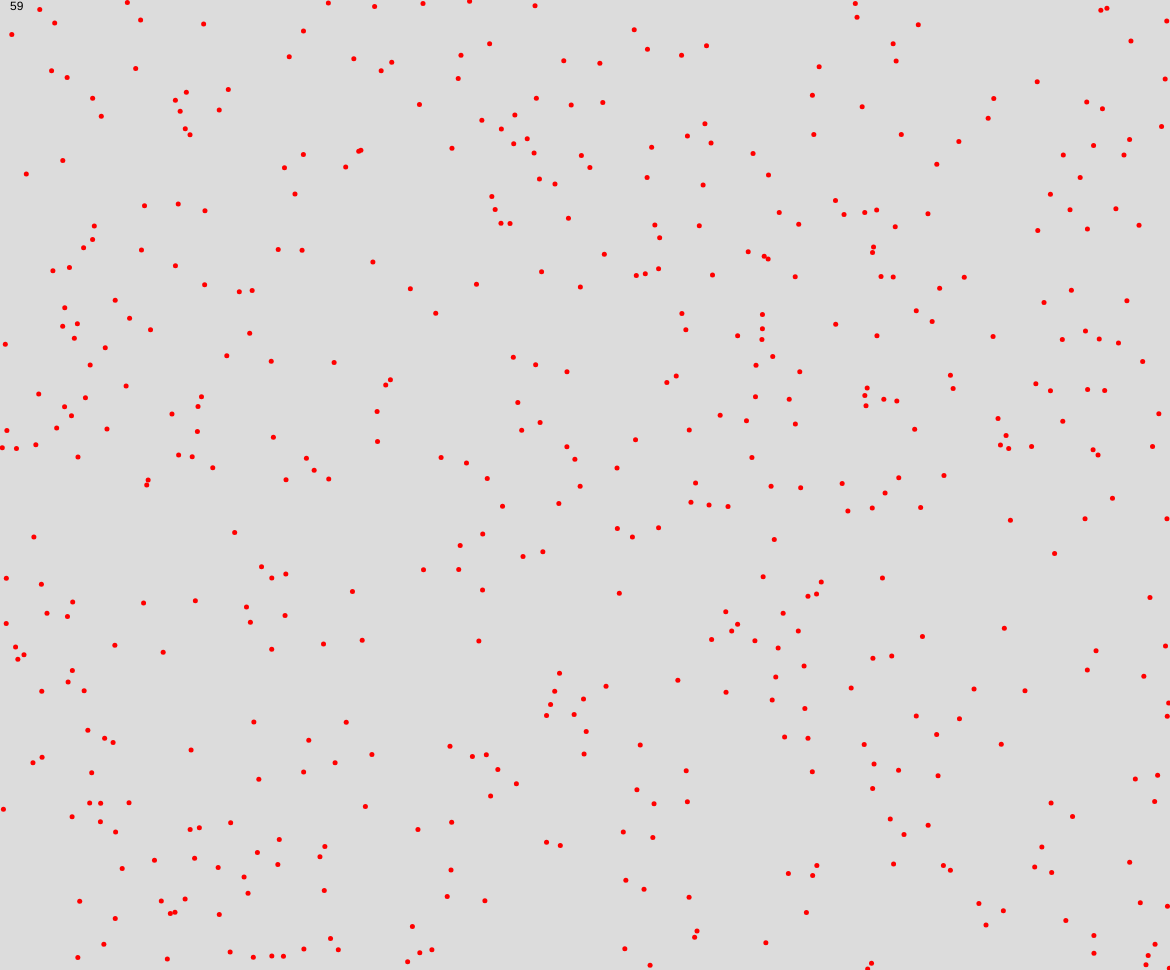
Frame 1 (no input)
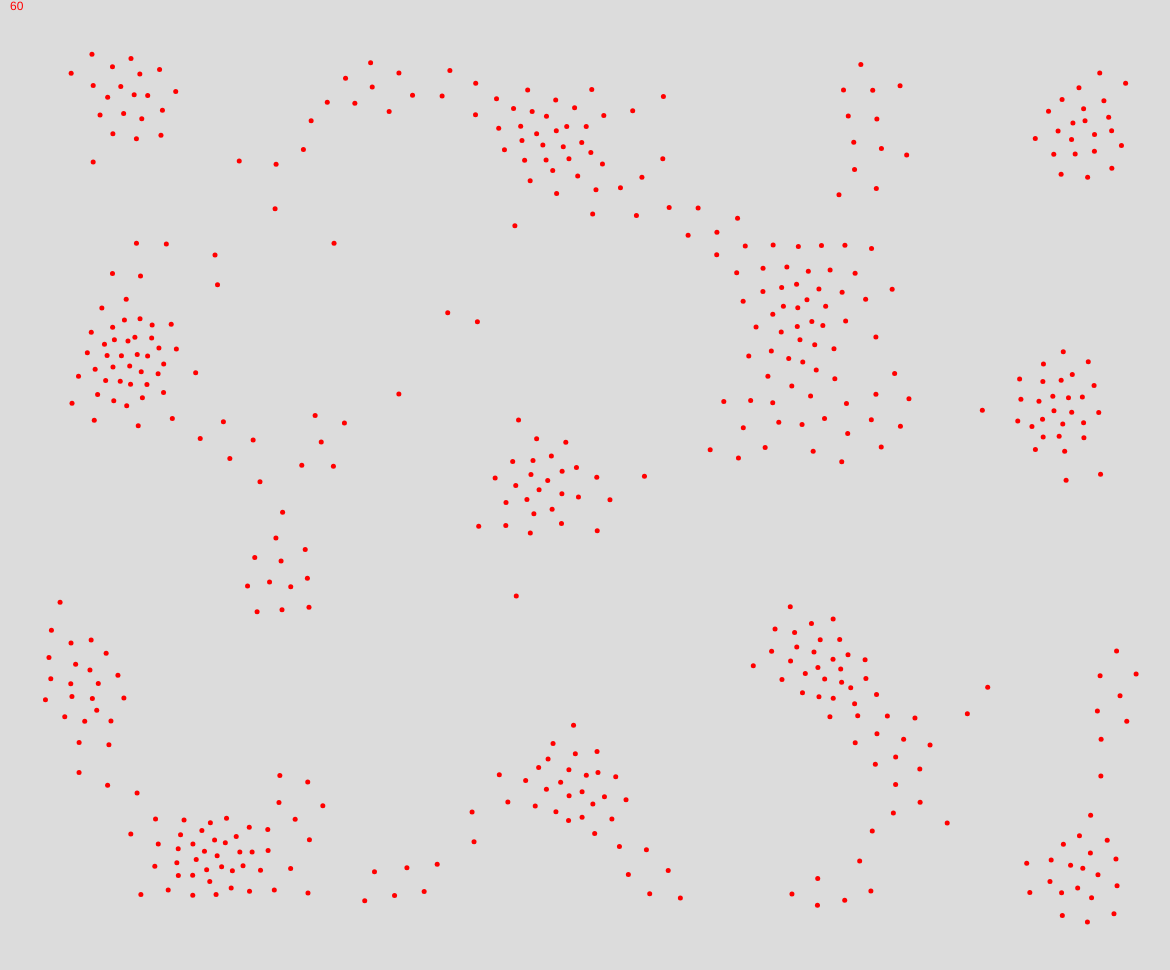
Frame 60 (no input)
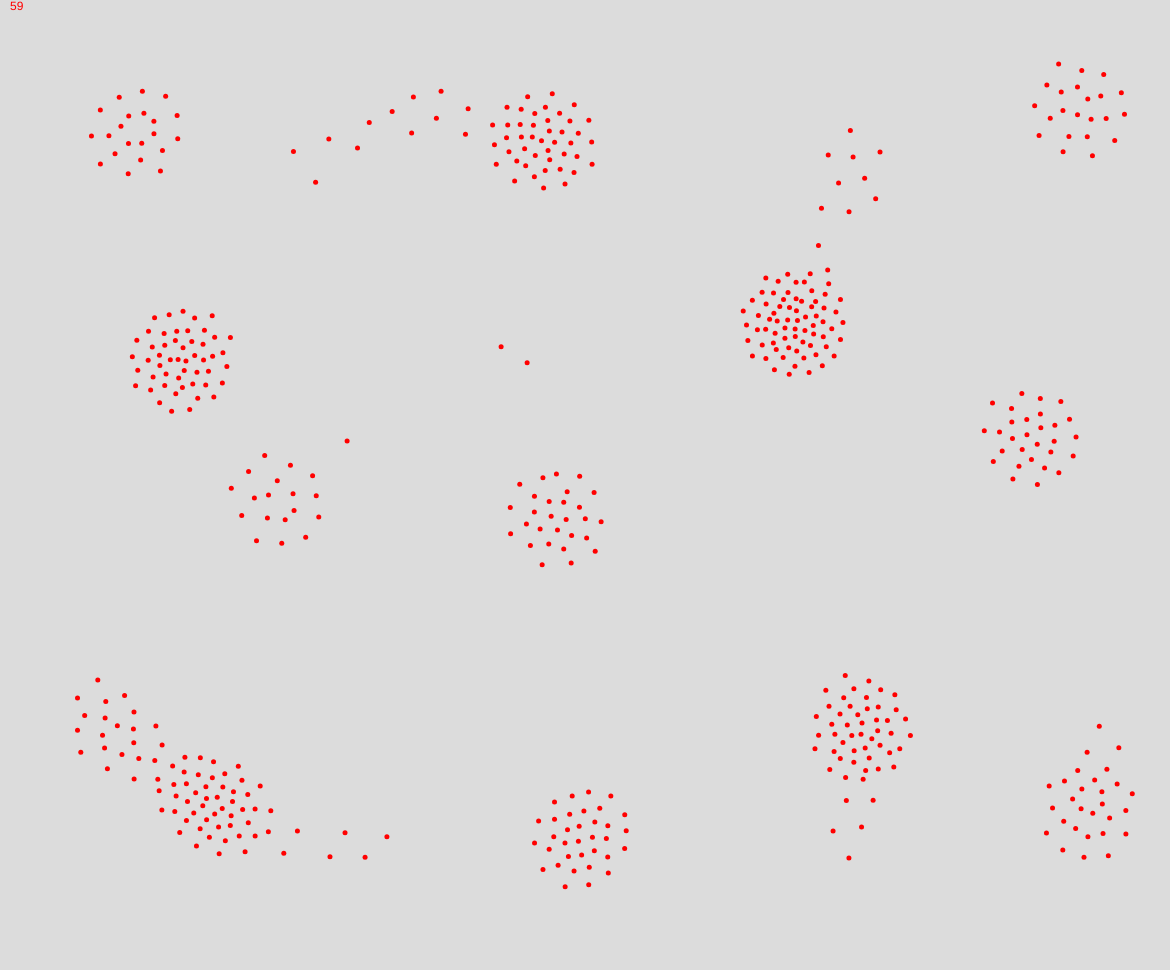
Frame 120 (the mouse pressed at the canvas centre since frame 60)

The p5.js sketch that drew these frames (run headless with seeded random() and noise() and a simulated clock; from frame 60 on, the mouse is pressed at the canvas centre):

// p5.js sketch
// ── sketch.js
let particles = []

function setup() {
  createCanvas(windowWidth - 30, windowHeight - 30);
  
  for(var i = 0; i < 500; i++) {
    particles[i] = new Particle('red');
  }
}

function windowResized() {
  resizeCanvas(windowWidth - 30, windowHeight - 30); // Adjust canvas size when the window is resized
}

function draw() {
  background(220);
  
  text(floor(frameRate()), 10, 10);
  
  for (let i = 0; i < particles.length; i++) {
    let p = particles[i];
    p.applyBorderRepulsion();
    for (let j = 0; j < particles.length; j++) {
      if (i !== j) {
        let other = particles[j];
        let distance = p5.Vector.dist(p.pos, other.pos);
        if (distance < 150) {
          p.repel(other);
        }
      }
    }
    p.update();
    p.show();
  }
}

class Particle {
  constructor(color){
    this.color = color;
    this.pos = createVector(random(width), random(height));
    this.vel = createVector(0, 0);
    this.accel = createVector(0, 0);
    this.size = 5;
  }
  
  applyForce(force) {
    this.accel.add(force);
  }
  
  repel(other) {
    let dir = p5.Vector.sub(other.pos, this.pos);
    let distance = dir.mag();

    if (distance === 0) return; // avoid self or exact overlap

    // Normalize direction
    dir.normalize();

    // Attraction when far apart
    if (distance > 30 && distance < 150) {
      let strength = map(distance, 30, 150, 0.05, 0.001); // stronger when closer (but not too close)
      dir.mult(strength);
      this.applyForce(dir);
    }

    // Repulsion when very close
    if (distance <= 30) {
      let strength = map(distance, 1, 30, 1, 0.05); // strong repulsion up close
      dir.mult(-strength); // repel
      this.applyForce(dir);
    }
  }
  
  applyBorderRepulsion() {
  let margin = 25;
  let strength = 1;

  // Left wall
  if (this.pos.x < margin) {
    let force = (1 - this.pos.x / margin) * strength;
    this.applyForce(createVector(force, 0));
  }

  // Right wall
  if (this.pos.x > width - margin) {
    let dist = width - this.pos.x;
    let force = (1 - dist / margin) * strength;
    this.applyForce(createVector(-force, 0));
  }

  // Top wall
  if (this.pos.y < margin) {
    let force = (1 - this.pos.y / margin) * strength;
    this.applyForce(createVector(0, force));
  }

  // Bottom wall
  if (this.pos.y > height - margin) {
    let dist = height - this.pos.y;
    let force = (1 - dist / margin) * strength;
    this.applyForce(createVector(0, -force));
  }
}
  
  update() {
    this.vel.add(this.accel);
    this.pos.add(this.vel);
    this.accel.mult(0)
    this.vel.limit(1)
    
    
    
    if (this.pos.x < 0 || this.pos.x > width) {
      this.vel.x *= -1;
      this.pos.x = constrain(this.pos.x, 0, width);
    }

    // Bounce off top or bottom
    if (this.pos.y < 0 || this.pos.y > height) {
      this.vel.y *= -1;
      this.pos.y = constrain(this.pos.y, 0, height);
    }
    
    
    /*
    
    if(this.pos.x < 0) this.pos.x = width
    if(this.pos.x > width) this.pos.x = 0
    
    if(this.pos.y < 0) this.pos.y = height
    if(this.pos.y > height) this.pos.y = 0
    */
  }

  show() {
    noStroke();
    fill(this.color);
    circle(this.pos.x, this.pos.y, this.size);
  }
}
// ── script.html
<!DOCTYPE html>
<html lang="en">
<head>
    <meta charset="UTF-8">
    <meta name="viewport" content="width=device-width, initial-scale=1.0">
    <title>My Website</title>
</head>
<body>
    <h1>Hello, world!</h1>
    <p>This is my first website hosted with GitHub Pages.</p>
</body>
</html>
